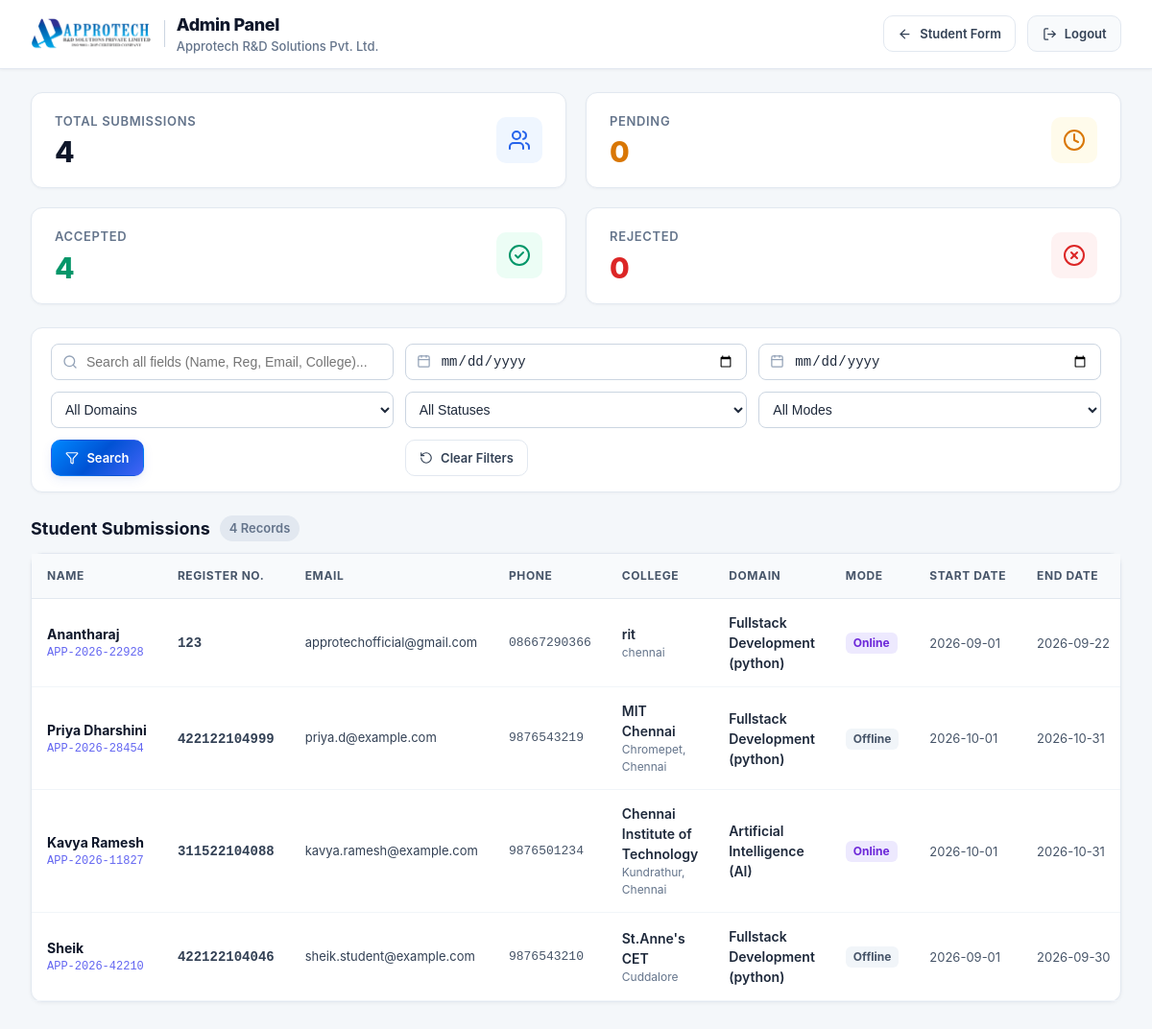
/admin (signed in), run on the app's committed database.
### tables this page shows
CREATE TABLE student_submissions (
            id INTEGER PRIMARY KEY AUTOINCREMENT,
            application_id TEXT UNIQUE NOT NULL,
            full_name TEXT NOT NULL,
            registration_number TEXT NOT NULL,
            email TEXT NOT NULL,
            phone TEXT NOT NULL,
            degree_department TEXT NOT NULL,
            institution_name TEXT NOT NULL,
            institution_location TEXT NOT NULL,
            internship_domain TEXT NOT NULL,
            start_date TEXT NOT NULL,
            end_date TEXT NOT NULL,
            duration_days INTEGER NOT NULL,
            format_type TEXT NOT NULL,
            status TEXT NOT NULL DEFAULT 'Pending',
            created_at TIMESTAMP DEFAULT CURRENT_TIMESTAMP
        );

### app.py (the view)
@app.route("/admin")
@admin_required
def admin():
    conn = get_db()
    cursor = conn.cursor()
    cursor.execute("SELECT * FROM student_submissions ORDER BY created_at DESC")
    all_rows = cursor.fetchall()
    submissions = [dict(row) for row in all_rows]
    total_count = len(submissions)
    pending_count = sum(1 for s in submissions if s["status"] == "Pending")
    accepted_count = sum(1 for s in submissions if s["status"] == "Accepted")
    rejected_count = sum(1 for s in submissions if s["status"] == "Rejected")
    conn.close()
    stats = {
        "total": total_count,
        "pending": pending_count,
        "accepted": accepted_count,
        "rejected": rejected_count
    }
    return render_template("admin.html",
                           submissions=submissions,
                           stats=stats,
                           domains=AVAILABLE_DOMAINS)

### app.py (called while the page is built)
def get_db():
    conn = sqlite3.connect(DB_FILE)
    conn.row_factory = sqlite3.Row
    return conn

def admin_required(f):
    @wraps(f)
    def decorated_function(*args, **kwargs):
        if not session.get("admin_logged_in"):
            if request.headers.get("X-Requested-With") == "XMLHttpRequest" or request.is_json:
                return jsonify({"success": False, "error": "Unauthorized. Please log in."}), 401
            return redirect(url_for("login", next=request.path))
        return f(*args, **kwargs)
    return decorated_function

### templates/admin.html (shortened to what this page needs)
<!DOCTYPE html>
<html lang="en">
<head>
  <link rel="stylesheet" href="{{ url_for('static', filename='css/style.css') }}">
  <link rel="stylesheet" href="{{ url_for('static', filename='css/admin.css') }}">
</head>
<body>
  <header class="admin-navbar">
    <div class="admin-nav-inner">
      <div class="admin-brand-group">
        <a href="/" style="display: flex; align-items: center; gap: 12px; text-decoration: none;">
          <img src="{{ url_for('static', filename='images/approtech-logo.png') }}" alt="Approtech Logo" class="admin-brand-logo">
          <div>
            <div class="admin-title-badge">Admin Panel</div>
            <div class="admin-company-sub">Approtech R&amp;D Solutions Pvt. Ltd.</div>
          </div>
        </a>
      </div>
      <div style="display: flex; align-items: center; gap: 12px;">
        <a href="{{ url_for('index') }}" class="btn btn-outline btn-sm" title="Go to Student Request Form">
          <i data-lucide="arrow-left" style="width: 15px; height: 15px;"></i>
          <span>Student Form</span>
        </a>
        <a href="{{ url_for('logout') }}" class="btn btn-secondary btn-sm" title="Sign out of Admin Panel">
          <i data-lucide="log-out" style="width: 15px; height: 15px;"></i>
          <span>Logout</span>
        </a>
      </div>
    </div>
  </header>
  <main class="admin-fullwidth-wrapper">
    <div class="admin-stats-grid">
      <div class="admin-stat-card">
        <div class="stat-content">
          <span class="stat-title">Total Submissions</span>
          <span class="stat-value" id="statTotal">{{ stats.total }}</span>
        </div>
        <div class="stat-icon-wrapper stat-icon-blue">
          <i data-lucide="users" style="width: 24px; height: 24px;"></i>
        </div>
      </div>
      <div class="admin-stat-card">
        <div class="stat-content">
          <span class="stat-title">Pending</span>
          <span class="stat-value" id="statPending" style="color: #d97706;">{{ stats.pending }}</span>
        </div>
        <div class="stat-icon-wrapper stat-icon-amber">
          <i data-lucide="clock" style="width: 24px; height: 24px;"></i>
        </div>
      </div>
      <div class="admin-stat-card">
        <div class="stat-content">
          <span class="stat-title">Accepted</span>
          <span class="stat-value" id="statAccepted" style="color: #059669;">{{ stats.accepted }}</span>
        </div>
        <div class="stat-icon-wrapper stat-icon-green">
          <i data-lucide="check-circle-2" style="width: 24px; height: 24px;"></i>
        </div>
      </div>
      <div class="admin-stat-card">
        <div class="stat-content">
          <span class="stat-title">Rejected</span>
          <span class="stat-value" id="statRejected" style="color: #dc2626;">{{ stats.rejected }}</span>
        </div>
        <div class="stat-icon-wrapper stat-icon-red">
          <i data-lucide="x-circle" style="width: 24px; height: 24px;"></i>
        </div>
      </div>
    </div>
    <div class="admin-filter-card">
      <div class="admin-filter-grid">
        <div class="filter-input-group">
          <input type="text" id="filterSearch" class="filter-input" placeholder="Search all fields (Name, Reg, Email, College)...">
        </div>
        <div class="filter-input-group">
          <input type="date" id="filterStartDate" class="filter-input" title="Start Date Filter">
        </div>
        <div class="filter-input-group">
          <input type="date" id="filterEndDate" class="filter-input" title="End Date Filter">
        </div>
        <div>
          <select id="filterDomain" class="filter-select">
            <option value="">All Domains</option>
          </select>
        </div>
        <div>
          <select id="filterStatus" class="filter-select">
            <option value="">All Statuses</option>
          </select>
        </div>
        <div>
          <select id="filterFormat" class="filter-select">
            <option value="">All Modes</option>
          </select>
        </div>
        <div>
          <button type="button" id="btnApplyFilters" class="btn btn-primary btn-sm" style="height: 38px;">
            <i data-lucide="filter" style="width: 14px; height: 14px;"></i>
            <span>Search</span>
          </button>
        </div>
        <div>
          <button type="button" id="btnClearFilters" class="btn btn-outline btn-sm" style="height: 38px;">
            <i data-lucide="rotate-ccw" style="width: 14px; height: 14px;"></i>
            <span>Clear Filters</span>
          </button>
        </div>
      </div>
    </div>
    <section class="admin-table-section">
      <div class="section-title-row">
        <div style="display: flex; align-items: center; gap: 10px;">
          <h2 class="section-heading-text">Student Submissions</h2>
          <span class="records-counter-badge" id="visibleCountBadge">{{ submissions|length }} Records</span>
        </div>
      </div>
      <div class="admin-table-card">
        <div class="table-desktop-fluid">
          <table class="admin-data-table" id="submissionsTable">
            <thead>
              <tr>
                <th>Name</th>
                <th>Register No.</th>
                <th>Email</th>
                <th>Phone</th>
                <th>College</th>
                <th>Domain</th>
                <th>Mode</th>
                <th>Start Date</th>
                <th>End Date</th>
              </tr>
            </thead>
            <tbody id="submissionsTableBody">
              {% if submissions %}
                {% for sub in submissions %}
                <tr class="submission-row"
                    id="row-{{ sub.id }}"
                    data-id="{{ sub.id }}"
                    data-app-id="{{ sub.application_id }}"
                    data-name="{{ sub.full_name.lower() }}"
                    data-reg="{{ sub.registration_number.lower() }}"
                    data-email="{{ sub.email.lower() }}"
                    data-phone="{{ sub.phone }}"
                    data-college="{{ sub.institution_name.lower() }}"
                    data-domain="{{ sub.internship_domain }}"
                    data-mode="{{ sub.format_type }}"
                    data-start="{{ sub.start_date }}"
                    data-end="{{ sub.end_date }}"
                    data-status="{{ sub.status }}">
                  <td>
                    <div class="col-student-name">{{ sub.full_name }}</div>
                    <div class="col-app-id">{{ sub.application_id }}</div>
                  </td>
                  <td>
                    <span class="col-reg-no">{{ sub.registration_number }}</span>
                  </td>
                  <td>
                    <div style="font-size: 0.8125rem; color: #334155;">{{ sub.email }}</div>
                  </td>
                  <td>
                    <div style="font-size: 0.8125rem; font-family: ui-monospace, monospace; color: #475569;">{{ sub.phone }}</div>
                  </td>
                  <td>
                    <div class="col-college-main" title="{{ sub.institution_name }}">{{ sub.institution_name }}</div>
                    <div class="col-college-loc">{{ sub.institution_location }}</div>
                  </td>
                  <td>
                    <span class="col-domain-text">{{ sub.internship_domain }}</span>
                  </td>
                  <td>
                    <span class="col-mode-badge {% if sub.format_type == 'Online' %}mode-online{% else %}mode-offline{% endif %}">
                      {{ sub.format_type }}
                    </span>
                  </td>
                  <td>
                    <span class="col-date-str">{{ sub.start_date }}</span>
                  </td>
                  <td>
                    <span class="col-date-str">{{ sub.end_date }}</span>
                  </td>
                </tr>
                {% endfor %}
              {% else %}
                <tr id="emptyPlaceholderRow">
                  <td colspan="11" style="text-align: center; padding: 48px; color: #64748b;">
                    No student submissions found in the database.
                  </td>
                </tr>
              {% endif %}
            </tbody>
          </table>
        </div>
      </div>
    </section>
  </main>
</body>
</html>

### static/css/style.css (style rules this page uses)
:root { --brand-blue-start: #0088FF; --brand-blue-mid: #0052D4; --brand-indigo: #4364F7; --brand-cyan: #00D2FF; --brand-gradient: linear-gradient(135deg, var(--brand-blue-start) 0%, var(--brand-blue-mid) 50%, var(--brand-indigo) 100%); --brand-gradient-hover: linear-gradient(135deg, #0077EE 0%, #0042B8 50%, #3252E3 100%); --brand-gradient-subtle: linear-gradient(135deg, rgba(0, 136, 255, 0.08) 0%, rgba(0, 82, 212, 0.08) 100%); --primary: #0052D4; --primary-hover: #003BB0; --primary-light: #F0F6FF; --primary-border: #BAE0FF; --secondary: #00D2FF; --dark-navy: #0B132B; --slate-800: #1E293B; --slate-700: #334155; --slate-600: #475569; --slate-500: #64748B; --slate-400: #94A3B8; --slate-200: #E2E8F0; --slate-100: #F8FAFC; --bg-canvas: #F4F7FA; --white: #FFFFFF; --success: #10B981; --success-bg: #ECFDF5; --warning: #F59E0B; --warning-bg: #FFFBEB; --danger: #EF4444; --danger-bg: #FEF2F2; --shadow-sm: 0 1px 3px rgba(11, 19, 43, 0.05); --shadow-md: 0 4px 12px rgba(0, 82, 212, 0.08), 0 2px 4px rgba(11, 19, 43, 0.04); --shadow-lg: 0 12px 28px rgba(0, 82, 212, 0.12), 0 4px 10px rgba(11, 19, 43, 0.03); --shadow-glow: 0 0 24px rgba(0, 136, 255, 0.22); --radius-sm: 6px; --radius-md: 10px; --radius-lg: 16px; --radius-xl: 24px; --radius-full: 9999px; --transition: all 0.22s cubic-bezier(0.4, 0, 0.2, 1); --font-main: -apple-system, BlinkMacSystemFont, "Segoe UI", Roboto, Helvetica, Arial, sans-serif; --font-serif: "Times New Roman", Georgia, serif; }
*, *::before, *::after { box-sizing: border-box; margin: 0; padding: 0; }
html { font-family: var(--font-main); font-size: 16px; line-height: 1.5; color: var(--slate-800); background-color: var(--bg-canvas); -webkit-font-smoothing: antialiased; scroll-behavior: smooth; }
body { min-height: 100vh; display: flex; flex-direction: column; }
a { color: var(--primary); text-decoration: none; transition: var(--transition); }
.btn { display: inline-flex; align-items: center; justify-content: center; gap: 0.5rem; font-family: var(--font-main); font-size: 0.875rem; font-weight: 600; min-height: 44px; padding: 0.625rem 1.25rem; border-radius: var(--radius-md); border: 1px solid transparent; cursor: pointer; transition: var(--transition); white-space: nowrap; user-select: none; }
.btn-sm { min-height: 38px; padding: 0.4rem 0.9rem; font-size: 0.8125rem; }
.btn-primary { background: var(--brand-gradient); color: var(--white); box-shadow: var(--shadow-md); }
.btn-secondary { background-color: var(--slate-100); color: var(--slate-700); border-color: var(--slate-200); }
.btn-outline { background-color: transparent; color: var(--slate-700); border-color: var(--slate-200); }

### data on the page
student_submissions: full_name "Anantharaj", application_id "APP-2026-22928", registration_number "123", email "approtechofficial@gmail.com", phone "08667290366", institution_name "rit", institution_location "chennai", internship_domain "Fullstack Development (python)", format_type "Online", start_date "2026-09-01", end_date "2026-09-22"
student_submissions: full_name "Priya Dharshini", application_id "APP-2026-28454", registration_number "422122104999", email "priya.d@example.com", phone "9876543219", institution_name "MIT Chennai", institution_location "Chromepet, Chennai", internship_domain "Fullstack Development (python)", format_type "Offline", start_date "2026-10-01", end_date "2026-10-31"
student_submissions: full_name "Kavya Ramesh", application_id "APP-2026-11827", registration_number "311522104088", email "kavya.ramesh@example.com", phone "9876501234", institution_name "Chennai Institute of Technology", institution_location "Kundrathur, Chennai", internship_domain "Artificial Intelligence (AI)", format_type "Online", start_date "2026-10-01", end_date "2026-10-31"
student_submissions: full_name "Sheik", application_id "APP-2026-42210", registration_number "422122104046", email "sheik.student@example.com", phone "9876543210", institution_name "St.Anne's CET", institution_location "Cuddalore", internship_domain "Fullstack Development (python)", format_type "Offline", start_date "2026-09-01", end_date "2026-09-30"

### other printed values
{{ stats.total }} "4"
{{ stats.pending }} "0"
{{ stats.accepted }} "4"
{{ stats.rejected }} "0"
{{ submissions|length }} "4"
